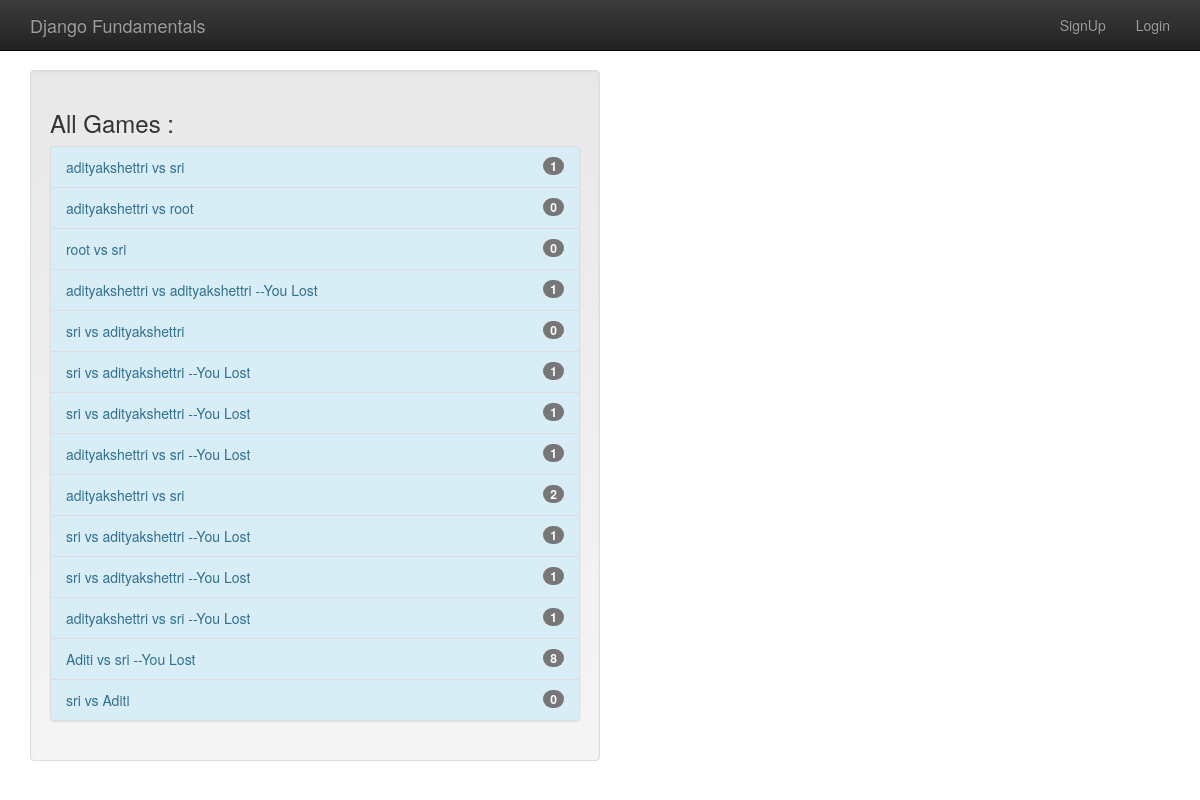
Screenshot of /games/all with the database file from the repository.
### gameplay/models.py (models this page shows, shortened)
class Game(models.Model):
    first_player = models.ForeignKey(User, related_name="game_first_player", on_delete=models.CASCADE)
    second_player = models.ForeignKey(User, related_name="game_second_player", on_delete=models.CASCADE)
    start_time = models.DateTimeField(auto_now_add=True)
    last_active = models.DateTimeField(auto_now=True)
    status = models.CharField(max_length=1, default='F', choices=GAME_STATUS_CHOICES)
    objects = GamesQuerySet.as_manager()
    def get_absolute_url(self):
        return reverse('gameplay_detail', args=[self.id])
    def __str__(self):
        return "{0} vs {1}".format(self.first_player, self.second_player)

### gameplay/views.py (the view)
# urls.py: url(r'all$', AllGamesList.as_view())
class AllGamesList(ListView):
    model = Game

### templates/gameplay/game_list.html
{% extends "base.html"%}
{% block content %}
    <div class="well col-sm-6">
        <h3>All Games :</h3>
        {% include "player/game_list_snippet.html" with games_list=object_list %}
    </div>
{% endblock content %}

### templates/player/game_list_snippet.html
{% if games_list %}
    <div class="list-group bg-info">
        {% for game in games_list %}
            <a class="list-group-item list-group-item-info" href="{{game.get_absolute_url}}">
                {{game}}
                {% if game.status not in 'FS' %}
                    {% if game.status == "D" %}
                        --Draw
                    {% elif game.status == "W" and user == game.first_player %}
                        --You won!
                    {% elif game.status == "L" and user == game.second_player %}
                        --You won!
                    {% else %}
                        --You Lost
                    {% endif %}
                {% endif %}
                <span class="badge">{{game.move_set.count}}</span>
            </a>
        {% endfor %}
    </div>
{% endif %}

### templates/base.html (style rules this page uses)
body { padding-top: 70px; padding-bottom: 20px; }

### rows the page displays
Game: first_player+second_player "adityakshettri vs sri", move_set.count "1"
Game: first_player+second_player "adityakshettri vs root", move_set.count "0"
Game: first_player+second_player "root vs sri", move_set.count "0"
Game: first_player+second_player "adityakshettri vs adityakshettri", status "--You Lost", move_set.count "1"
Game: first_player+second_player "sri vs adityakshettri", move_set.count "0"
Game: first_player+second_player "sri vs adityakshettri", status "--You Lost", move_set.count "1"
Game: first_player+second_player "sri vs adityakshettri", status "--You Lost", move_set.count "1"
Game: first_player+second_player "adityakshettri vs sri", status "--You Lost", move_set.count "1"
Game: first_player+second_player "adityakshettri vs sri", move_set.count "2"
Game: first_player+second_player "sri vs adityakshettri", status "--You Lost", move_set.count "1"
Game: first_player+second_player "sri vs adityakshettri", status "--You Lost", move_set.count "1"
Game: first_player+second_player "adityakshettri vs sri", status "--You Lost", move_set.count "1"
Game: first_player+second_player "Aditi vs sri", status "--You Lost", move_set.count "8"
Game: first_player+second_player "sri vs Aditi", move_set.count "0"
